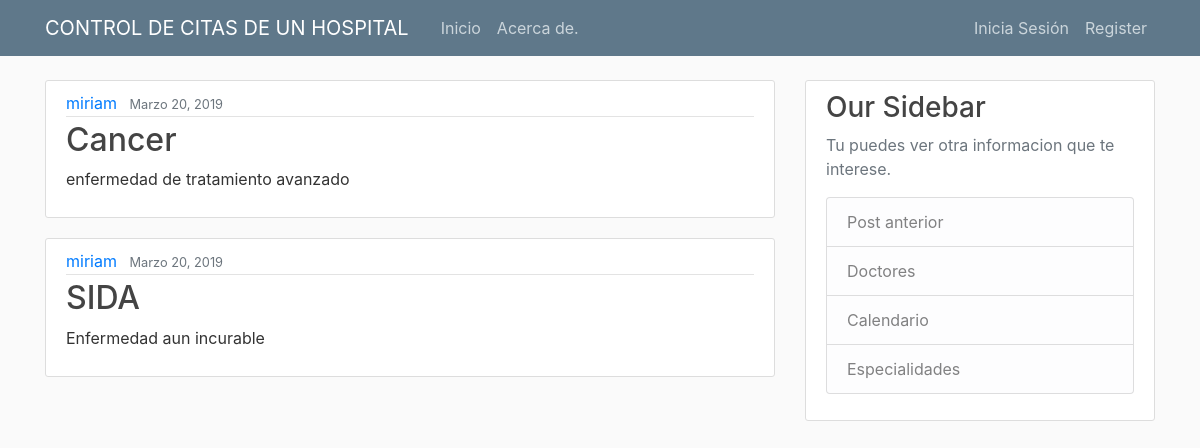
The app's page /, older data.
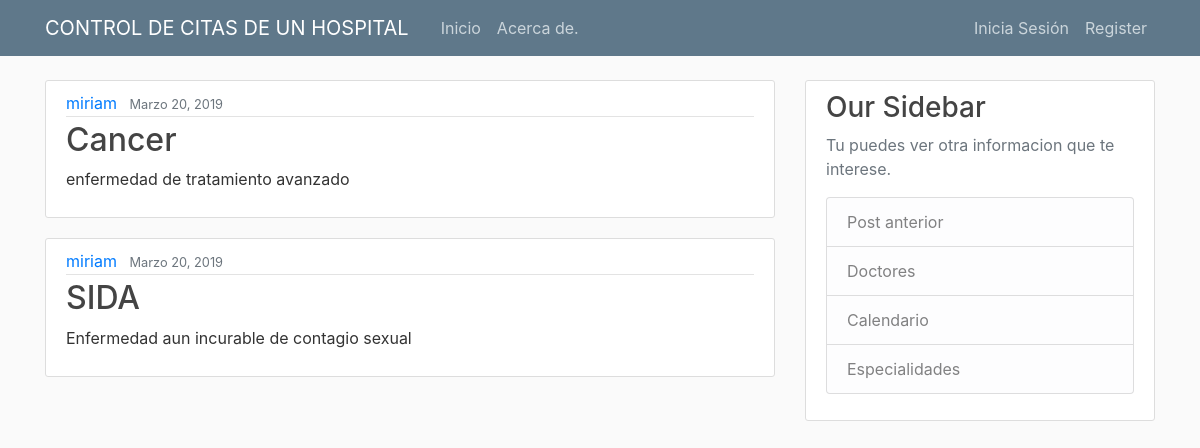
The same page, newer data.
### core/models.py (models this page shows, shortened)
class especialidades(models.Model):
    title = models.CharField(max_length=100)
    content = models.TextField()
    date_posted = models.DateTimeField(default=timezone.now)
    author = models.ForeignKey(User, on_delete=models.CASCADE)

### core/views.py (the view)
# urls.py: 2. Add a URL to urlpatterns:  path('', views.home, name='home')
def home(request):
    context = {
        'posts': especialidades.objects.all()
    }
    return render(request, "core/home.html", context)

### core/templates/core/home.html
{% extends "core/base.html" %}
{% block content %}
    {% for especialidades in posts %}
        <article class="media content-section">
            <div class="media-body">
                <div class="article-metadata">
                    <a class="mr-2" href="#">{{especialidades.author}}</a>
                    <small class="text-muted"> {{ especialidades.date_posted|date:"F d, Y" }} </small>
                </div>
                <h2><a class="article-title" href="#"> {{especialidades.title}} </a></h2>
                <p class="article-content" > {{especialidades.content}} </p>
            </div>
        </article>
    {% endfor %}
{% endblock content %}

Row changes from the older to the newer data that the page shows:
changed especialidades "SIDA": content "Enfermedad aun incurable" → "Enfermedad aun incurable de contagio sexual"
